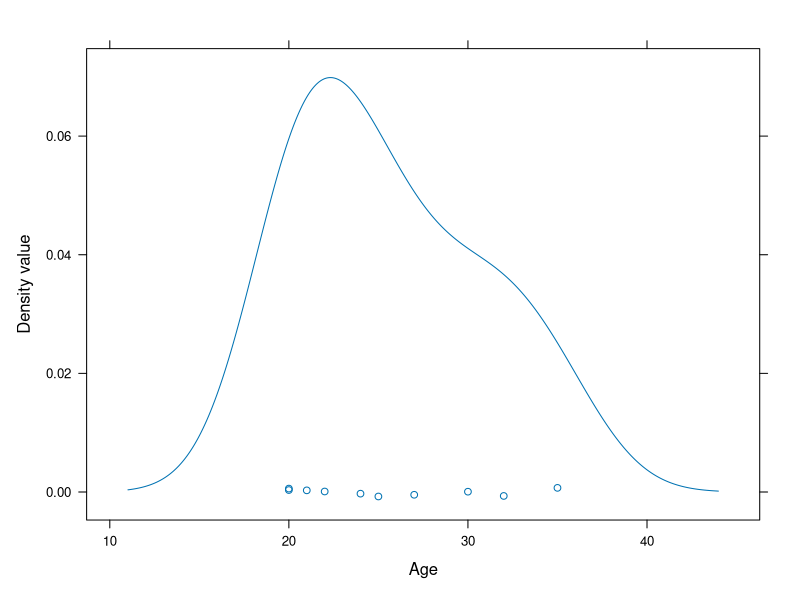
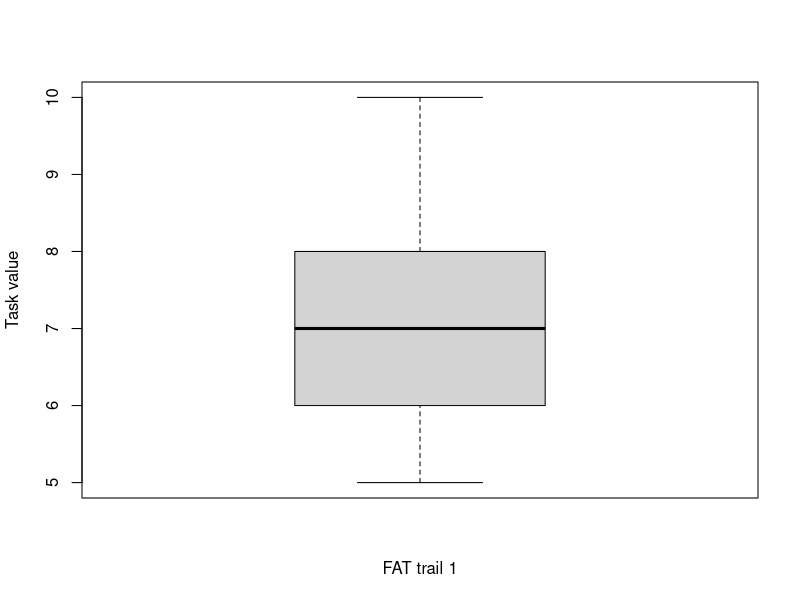
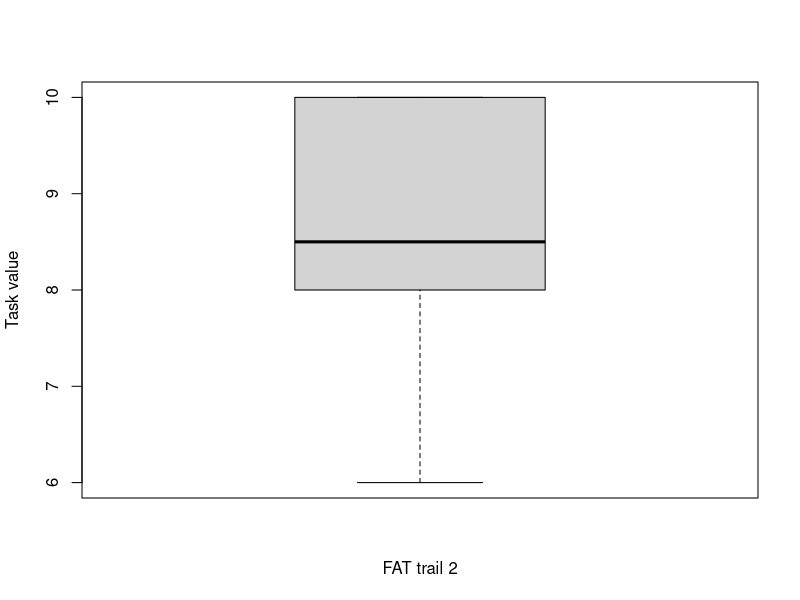
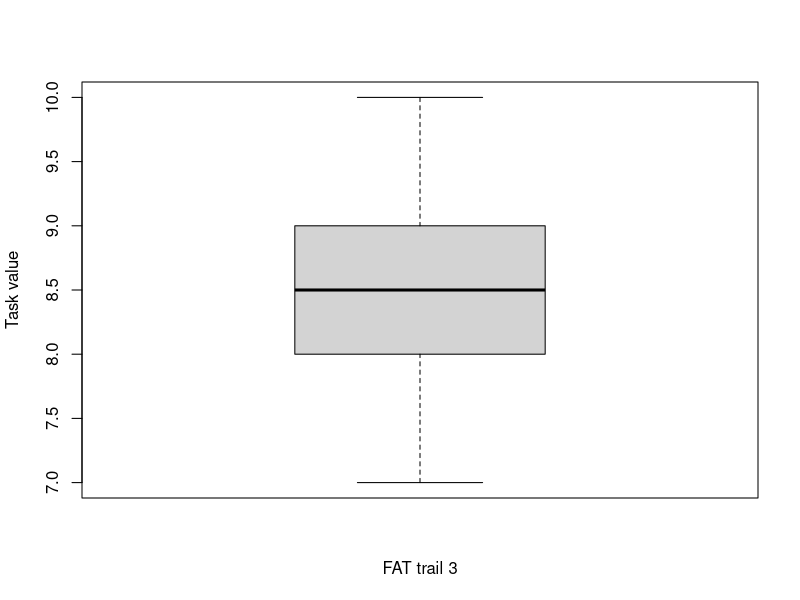

Recreate these plots in R, in order.
## Homework 2  2026v ##

#01
getwd()
setwd("/Users/heyanyan/Desktop/2025_Master_8,0/2026-2027/2026_FA_B1/26F_R_10/Week 1")
df <- read.csv("parenting.csv")
df

#02
str(df)
df$SES
mean(df$SES) #41.03136
median(df$SES) #45
min(df$SES) #0
max(df$SES) #81
range(df$SES) #0 81
IQR(df$SES) #46

#03
df$SES
N <- length(df$SES) #369 sample size
str(df)
M <- sum(df$SES) / N # mean
# descriptive variance
var_des <- sum((df$SES - M)^2) / N
var_des #646.6607
# inferential variance
var_inf <- sum((df$SES - M)^2) / (N -1)
var_inf #648.418
# descriptive standard deviation
SD_des <- sqrt(var_des)
SD_des #25.42953
# inferential standard deviation
SD_inf <- sqrt(var_inf)
SD_inf #25.46405

#04
var(df$SES)
sd(df$SES)

#05
matrix <- matrix(data = NA, nrow = 10, ncol = 6)
matrix
df_wide <- as.data.frame(matrix)
df_wide
names(df_wide) <- c("pp_code", "gender", "age", "FAT_1", "FAT_2", "FAT_3")
df_wide$pp_code <- c('1','2','3','4','5','6','7','8','9','10')
df_wide$gender <- c('f','f','m','m','f','m','m','f','f','m')
df_wide$age <- c(20,30,25,20,24,32,35,21,22,27)
df_wide$FAT_1 <- c(6,7,7,6,8,5,8,9,5,10)
df_wide$FAT_2 <- c(8,8,6,6,9,8,9,10,10,10)
df_wide$FAT_3 <- c(9,9,8,8,9,10,7,8,9,8)
df_wide

#06
install.packages("lattice")
library(lattice)
densityplot(df_wide$age,xlab = "Age", ylab = "Density value")
?densityplot
#07
boxplot(df_wide$FAT_1, xlab = "FAT trail 1", ylab = "Task value")
boxplot(df_wide$FAT_2, xlab = "FAT trail 2", ylab = "Task value")
boxplot(df_wide$FAT_3, xlab = "FAT trail 3", ylab = "Task value")
?boxplot
#08
df_wide
install.packages("reshape")
library(reshape)
df_long_1 <- melt(df_wide,id.vars = c("pp_code","gender","age"), measured.vars = c("FAT_1", "FAT_2", "FAT_3"))
df_long_1

df_long_2 <- reshape(df_wide, idvar = c("pp_code","gender","age"), varying = c("FAT_1", "FAT_2", "FAT_3"),timevar = "trail1or2or3", v.names = "rating", direction = "long")
df_long_2

#09
df_long_1
df_wide_2 <- cast(df_long_1, pp_code + gender + age ~ variable, value = c("FAT_1","FAT_2","FAT_3"))
df_wide_2

# bonus
getwd()
setwd("/Users/heyanyan/Desktop/2025_Master_8,0/2026-2027/2026_FA_B1/26F_R_10/Week 2")
write.csv(df_long_1, "long.csv", row.names = FALSE)
write.csv(df_wide_2, "wide.csv", row.names = FALSE)
